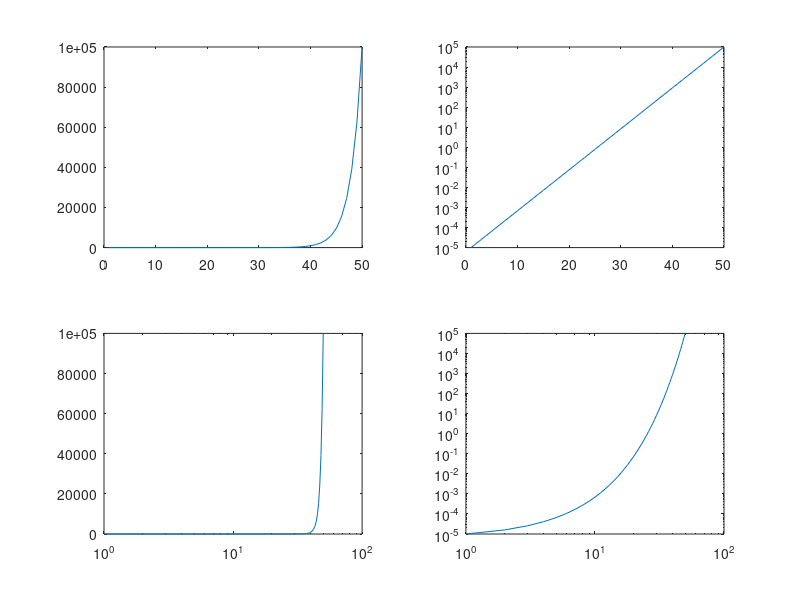

MATLAB code to generate this figure:
x=logspace(-5,5);
subplot(2,2,1)
plot(x)
subplot(2,2,2)
semilogy(x)
subplot(2,2,3)
semilogx(x)
subplot(2,2,4)
loglog(x)
